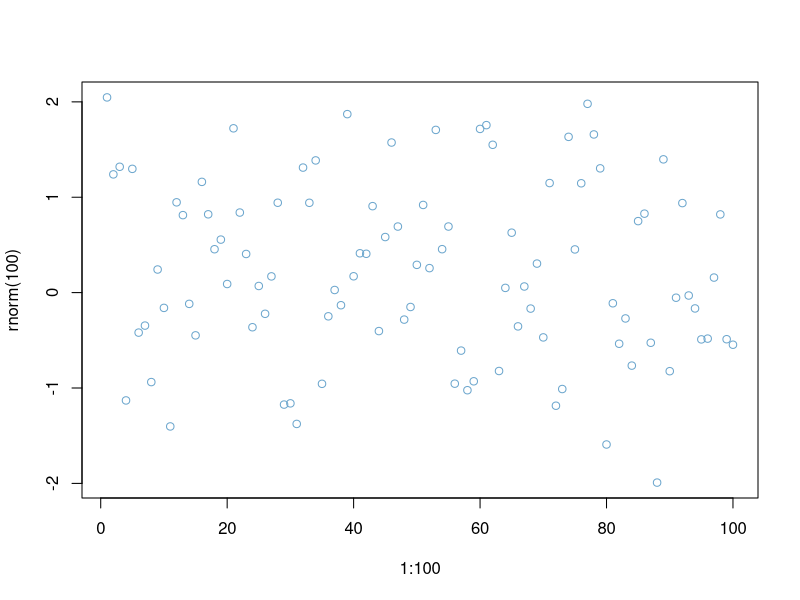
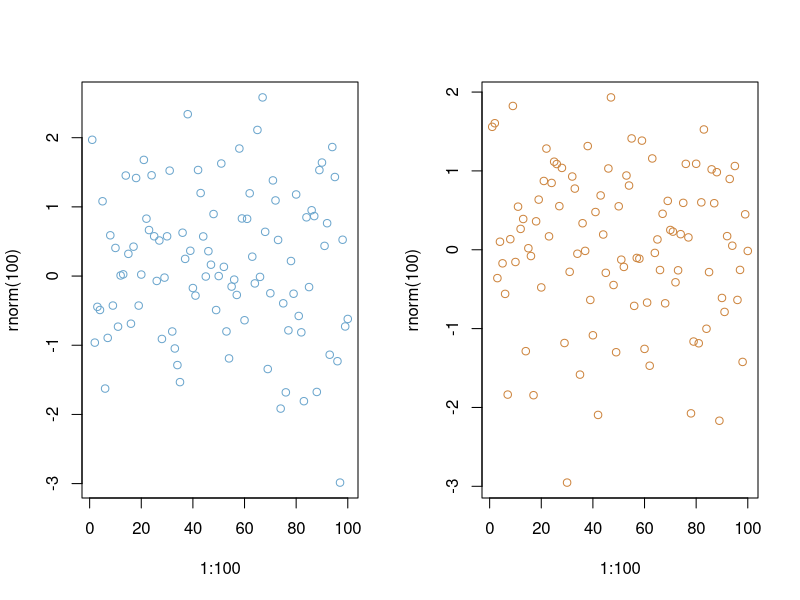
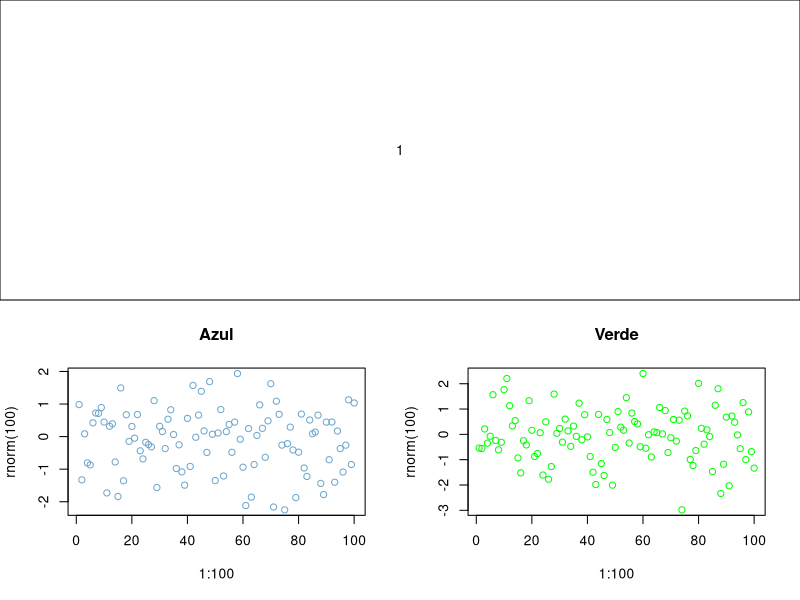
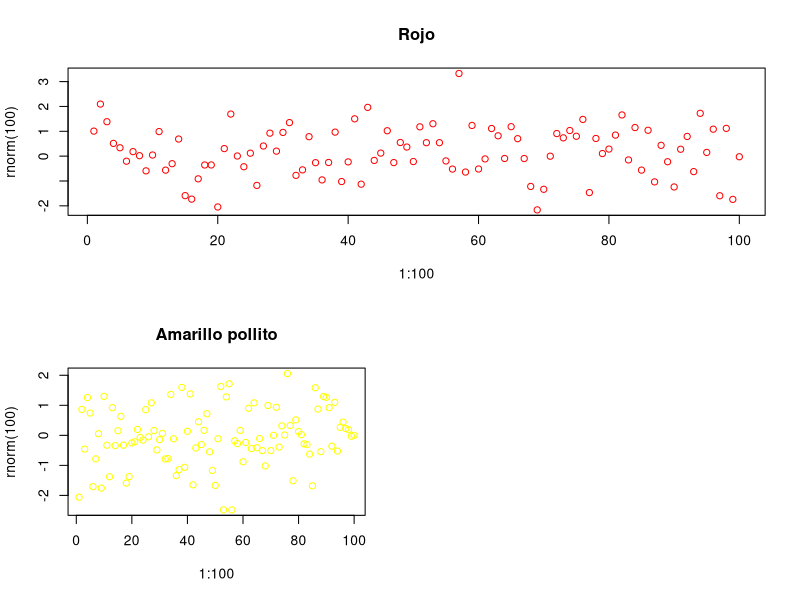

These charts were generated, in order, by the following R code: (Note: this script raises an error after producing the figures.)
plt<-plot(1:100,rnorm(100),col="skyblue3")
#1 negro
#2 rojo
#3 verde
#4 azul
#5 cyan
#6 magenta
#7 amarisho
#8 gris
#9 negro otra vez
#  colors() para mostrar el nombre del color

par(mfrow=c(1,2)) #mfcol para escribirlo en columnas, sirve para ordenarlas 
#en el orden que se deseé, por filas (row) co columnas(col)
plot(1:100,rnorm(100),col="skyblue3")
plot(1:100,rnorm(100),col="peru")
#par (mfcol=c(1,2))
a<-matrix(c(1,1,2,3))
a
a<-matrix(c(1,1,2,3),2,2)
a
a<-matrix(c(1,1,2,3),2,2,byrow=T)#by row es para columnas
a
layout(a)
layout.show()

plot(1:100,rnorm(100),col="skyblue3",main="Azul")
plot(1:100,rnorm(100),col="green",main="Verde")
plot(1:100,rnorm(100),col="red",main="Rojo")
plot(1:100,rnorm(100),col="yellow",main="Amarillo pollito")

hist(1:100,rnorm(100),col="skyblue3")


help("poisson") #muestra ayuda con distribuciones
??poisson

#ddist da la fn de densidad
#pdist da la fn de dist
#qdist da el cuantil de p bajo dist
b<-dpois(5,10) #= la probabilida de que (X=5) con X distribuido como Poisson(10)
b
a<-ppois(5,10) #= la probabilida de que (X<=5) con X distribuido como Poisson(10)
a
qpois(a,10) #funciona como una inversa al d pois

set.seed(24)
rpois(1,10)
mean(rpois(100,10)) ##100 poisones con media 10
var(rpois(1000,10)) ##la semilla se corre con cada enter
summary(rpois(1000,10))

ppois(12,10)
ppois(13,10)
ppois(12,10)
ppois(11,10)
win.graph()
plot(0:21,dpois(0:21,10),type="l",ylim=c(0,.15),
     xlab="Valores de X",ylab="Probabilidades",
     main="Densidad Pisson(10)",col="peru",lwd="2")
#type es para cambiar por puntos o lineas, lwd es para el grueso de linea
lines(0:21,dpois(0:21,7),col=2,lwd=2)
lines(0:21,dpois(0:21,14),col=5,lwd=2)



hist(rpois(5000,10))
#hist muestra una serie de puntos bien distribuidos conforme a la dis deseada

set.seed(50)
histograma<-hist(rpois(5000,10))
class(histograma)
mode(histograma)#lo que en el fondo es
histograma
histograma$counts
sum(histograma$counts)

hist(rpois(5000,10),breaks = 50)

#seq(0,20,length=21)

plot(1:21,dbinom(seq(0,20,length=21),25,.4),type='l',
     main="Binomial distribution changing n & p",
     col="green",lwd=2,ylab="",xlab="")
lines(1:21,dbinom(seq(0,20,length=21),50,.2),col="green2",lwd=2)
lines(1:21,dbinom(seq(0,20,length=21),100,.1),col="green3",lwd=2)
lines(1:21,dbinom(seq(0,20,length=21),400,.025),col="green4",lwd=2)
legend("topright",c("n=25,p=.4","n=50,p=.1","n=100,p=.025"),
       col=c("green","green2","green3","green4"),lwd=2)

#?actuar-package (muestra lo que hay en el paquete)

#l es el número de v.a's que quiero generar
#rpois(l,lambda)
#y así para lo demás

dat<-cbind.data.frame(dat,Clust=(Kmedias_compp$cluster))
Kmedias_compp$cluster
